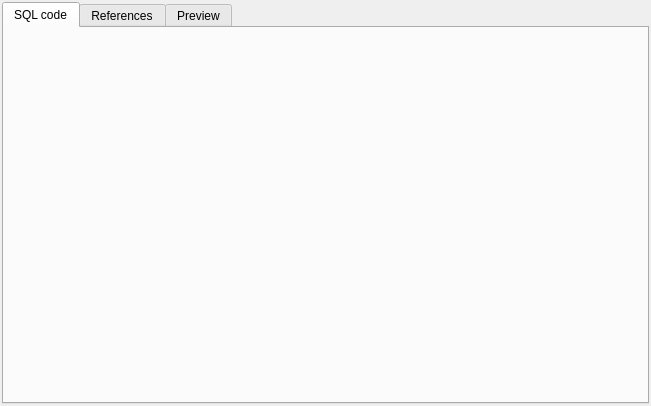
<?xml version="1.0" encoding="UTF-8"?>
<ui version="4.0">
 <class>GenericSQLWidget</class>
 <widget class="QWidget" name="GenericSQLWidget">
  <property name="geometry">
   <rect>
    <x>0</x>
    <y>0</y>
    <width>651</width>
    <height>406</height>
   </rect>
  </property>
  <property name="windowTitle">
   <string/>
  </property>
  <layout class="QGridLayout" name="genericsql_grid">
   <property name="leftMargin">
    <number>2</number>
   </property>
   <property name="topMargin">
    <number>2</number>
   </property>
   <property name="rightMargin">
    <number>2</number>
   </property>
   <property name="bottomMargin">
    <number>2</number>
   </property>
   <item row="0" column="0">
    <widget class="QTabWidget" name="attribs_tbw">
     <property name="currentIndex">
      <number>0</number>
     </property>
     <widget class="QWidget" name="tab">
      <attribute name="title">
       <string>SQL code</string>
      </attribute>
     </widget>
     <widget class="QWidget" name="tab_2">
      <attribute name="title">
       <string>References</string>
      </attribute>
      <layout class="QGridLayout" name="references_grid">
       <property name="leftMargin">
        <number>4</number>
       </property>
       <property name="topMargin">
        <number>4</number>
       </property>
       <property name="rightMargin">
        <number>4</number>
       </property>
       <property name="bottomMargin">
        <number>4</number>
       </property>
       <item row="0" column="0">
        <widget class="QLabel" name="ref_name_lbl">
         <property name="text">
          <string>Name:</string>
         </property>
        </widget>
       </item>
       <item row="0" column="3">
        <widget class="QCheckBox" name="use_signature_chk">
         <property name="statusTip">
          <string>Use the referenced object's signature instead of its name. For some objects like functions, casts, operators and some others the signature will include parameters types and some other information.</string>
         </property>
         <property name="text">
          <string>Use signature</string>
         </property>
        </widget>
       </item>
       <item row="0" column="2">
        <widget class="QWidget" name="ref_name_hint" native="true">
         <property name="sizePolicy">
          <sizepolicy hsizetype="Fixed" vsizetype="Fixed">
           <horstretch>0</horstretch>
           <verstretch>0</verstretch>
          </sizepolicy>
         </property>
         <property name="minimumSize">
          <size>
           <width>22</width>
           <height>22</height>
          </size>
         </property>
         <property name="maximumSize">
          <size>
           <width>22</width>
           <height>22</height>
          </size>
         </property>
        </widget>
       </item>
       <item row="0" column="1">
        <widget class="QLineEdit" name="ref_name_edt">
         <property name="statusTip">
          <string>The name of the reference to an object. All occurences of the reference enclosed by &lt;strong&gt;{}&lt;/strong&gt; are replaced by the referenced object's name or signature in the generic SQL object's code.</string>
         </property>
        </widget>
       </item>
       <item row="0" column="4">
        <widget class="QWidget" name="use_signature_hint" native="true">
         <property name="sizePolicy">
          <sizepolicy hsizetype="Fixed" vsizetype="Fixed">
           <horstretch>0</horstretch>
           <verstretch>0</verstretch>
          </sizepolicy>
         </property>
         <property name="minimumSize">
          <size>
           <width>22</width>
           <height>22</height>
          </size>
         </property>
         <property name="maximumSize">
          <size>
           <width>22</width>
           <height>22</height>
          </size>
         </property>
        </widget>
       </item>
       <item row="0" column="5">
        <widget class="QCheckBox" name="format_name_chk">
         <property name="statusTip">
          <string>The referenced object's name or signature will be automatically quoted when special characters are found. Additionally, for schema qualified objects, the name of the parent schema is prepended to the referenced object's name or signature. This will avoid common SQL syntax errors or loss of semantics.</string>
         </property>
         <property name="text">
          <string>Format name</string>
         </property>
        </widget>
       </item>
       <item row="1" column="0">
        <widget class="QLabel" name="object_lbl">
         <property name="text">
          <string>Object:</string>
         </property>
        </widget>
       </item>
       <item row="0" column="6">
        <widget class="QWidget" name="format_name_hint" native="true">
         <property name="sizePolicy">
          <sizepolicy hsizetype="Fixed" vsizetype="Fixed">
           <horstretch>0</horstretch>
           <verstretch>0</verstretch>
          </sizepolicy>
         </property>
         <property name="minimumSize">
          <size>
           <width>22</width>
           <height>22</height>
          </size>
         </property>
         <property name="maximumSize">
          <size>
           <width>22</width>
           <height>22</height>
          </size>
         </property>
        </widget>
       </item>
      </layout>
     </widget>
     <widget class="QWidget" name="tab_3">
      <attribute name="title">
       <string>Preview</string>
      </attribute>
     </widget>
    </widget>
   </item>
  </layout>
 </widget>
 <resources/>
 <connections/>
</ui>
